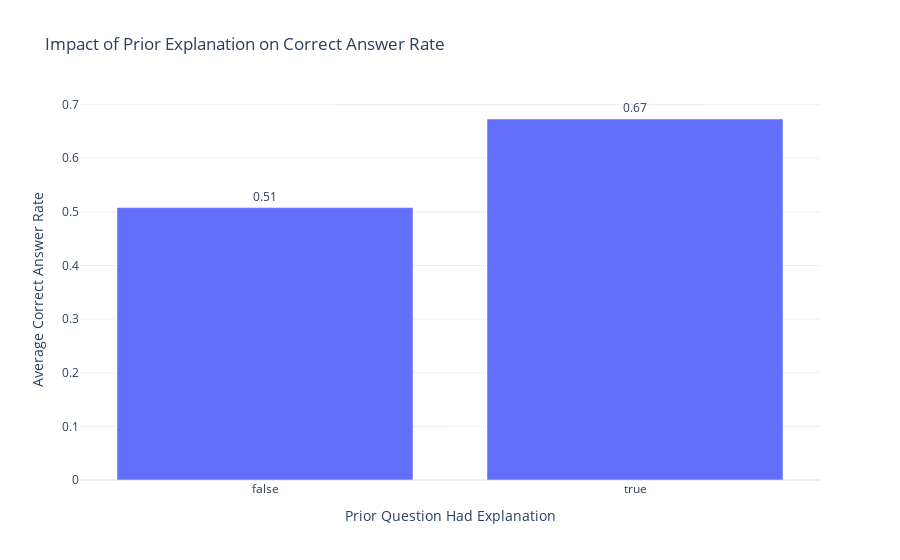

Write notebook code for a chart like this one.
### Code cell
fig1 = px.bar(
    explanation_group,
    x='prior_question_had_explanation',
    y='answered_correctly',
    title='Impact of Prior Explanation on Correct Answer Rate',
    labels={'prior_question_had_explanation': 'Prior Question Had Explanation', 'answered_correctly': 'Average Correct Answer Rate'},
    text='answered_correctly'
)
fig1.update_traces(texttemplate='%{text:.2f}', textposition='outside')
fig1.show()

### Figure 1 — Plotly figure (JSON) as saved in the notebook; plotly's stock layout.template omitted (floating-point values rounded to 4 significant figures)
{"data": [{"alignmentgroup": "True", "hovertemplate": "Prior Question Had Explanation=%{x}<br>Average Correct Answer Rate=%{text}<extra></extra>", "legendgroup": "", "marker": {"color": "#636efa", "pattern": {"shape": ""}}, "name": "", "offsetgroup": "", "orientation": "v", "showlegend": false, "text": [0.508, 0.6732], "textposition": "outside", "texttemplate": "%{text:.2f}", "type": "bar", "x": [false, true], "xaxis": "x", "y": [0.508, 0.6732], "yaxis": "y"}], "layout": {"barmode": "relative", "legend": {"tracegroupgap": 0}, "title": {"text": "Impact of Prior Explanation on Correct Answer Rate"}, "xaxis": {"anchor": "y", "domain": [0, 1], "title": {"text": "Prior Question Had Explanation"}}, "yaxis": {"anchor": "x", "domain": [0, 1], "title": {"text": "Average Correct Answer Rate"}}}}
